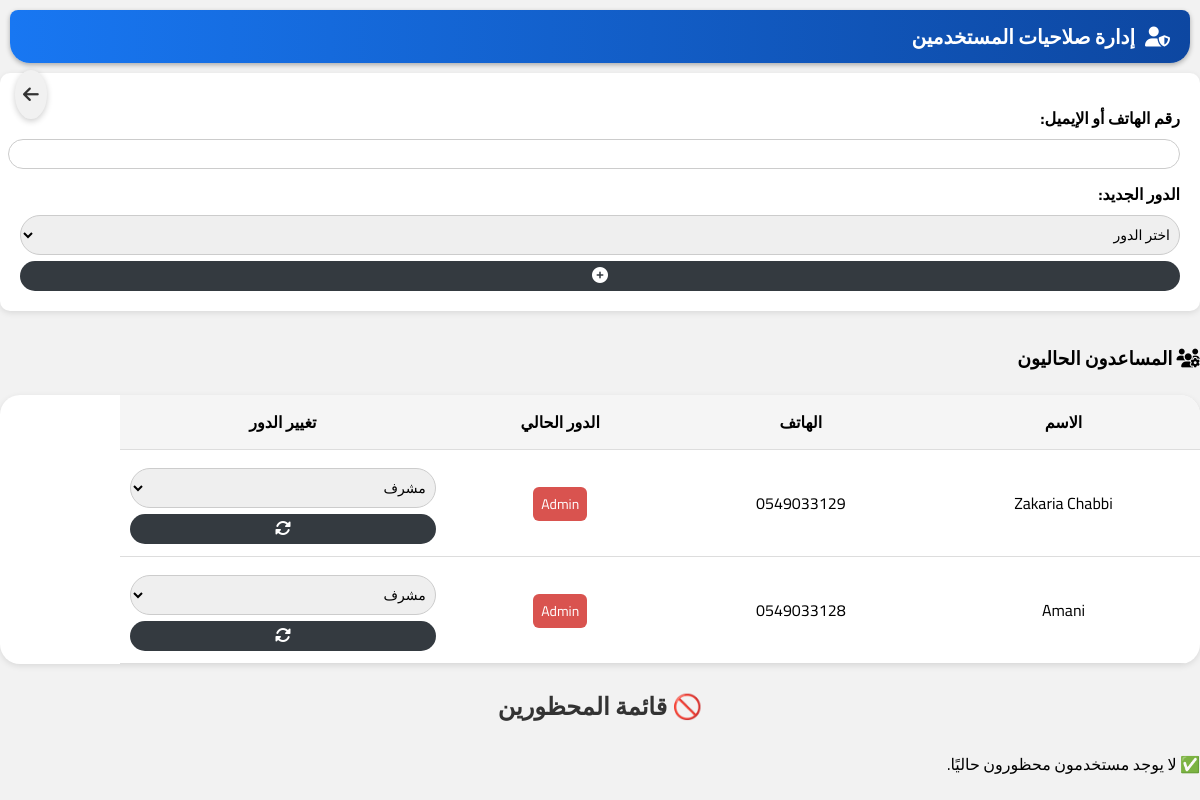
Screenshot of /manage_roles (signed in) with the database file from the repository.
### tables this page shows
CREATE TABLE users (
    id INTEGER PRIMARY KEY AUTOINCREMENT,
    name TEXT NOT NULL,
    phone TEXT UNIQUE NOT NULL,
    email TEXT UNIQUE NOT NULL,
    password TEXT NOT NULL,
    wilaya TEXT NOT NULL,
    baladiya TEXT,
    service_type TEXT NOT NULL,
    description TEXT,
    image_path TEXT,
    is_available INTEGER DEFAULT 0 CHECK(is_available IN (0, 1)),
    date_registered DATETIME DEFAULT CURRENT_TIMESTAMP,
    verification_token TEXT,
    reset_token TEXT,
    is_verified INTEGER DEFAULT 0 CHECK(is_verified IN (0, 1)),

    -- ✅ الجنس
    gender TEXT DEFAULT 'غير محدد' CHECK(gender IN ('ذكر', 'أنثى', 'غير محدد')),

    -- ✅ عرض رقم الهاتف
    show_phone INTEGER DEFAULT 1 CHECK(show_phone IN (0, 1)),

    -- خصائص الترقية
    is_upgraded INTEGER DEFAULT 0 CHECK(is_upgraded IN (0, 1)),
    upgrade_date DATETIME,
    upgrade_duration_days INTEGER DEFAULT 0,
    upgrade_code TEXT,
    is_banned INTEGER DEFAULT 0 CHECK(is_banned IN (0, 1)),

    -- صلاحية الوصول
    role TEXT DEFAULT 'user' CHECK(role IN ('admin', 'editor', 'user')),

    -- مفتاح تسجيل الدخول الخاص بالأدمن
    admin_login_key TEXT
, is_superadmin INTEGER DEFAULT 0 CHECK(is_superadmin IN (0, 1)), payment_proof_path TEXT, payment_note TEXT);

### app.py (the view, shortened to what this page needs)
@app.route('/manage_roles', methods=['GET', 'POST'])
def manage_roles():
    if session.get('role') != 'admin':
        flash("🚫 فقط المشرف (admin) يمكنه تنفيذ هذا الإجراء", "danger")
        return redirect(url_for('home'))
    conn = sqlite3.connect('database/db.sqlite')
    conn.row_factory = sqlite3.Row
    cursor = conn.cursor()
    revoke_id = request.args.get("revoke_id")
    unblock_id = request.args.get("unblock_id")
    delete_id = request.args.get("delete_id")
    cursor.execute("SELECT id, name, phone, email, role FROM users WHERE role != 'user'")
    non_user_roles = cursor.fetchall()
    cursor.execute('''
        SELECT u.id, u.name, u.phone, u.email, b.reason, b.date_blocked
        FROM block b
        JOIN users u ON u.id = b.user_id
        ORDER BY b.date_blocked DESC
    ''')
    blocked_users = cursor.fetchall()
    conn.close()
    return render_template(
        "manage_roles.html",
        non_user_roles=non_user_roles,
        blocked_users=blocked_users
    )

### templates/manage_roles.html (shortened to what this page needs)
<!DOCTYPE html>
<html lang="ar" dir="rtl">
<head>
  <link rel="stylesheet" href="https://cdnjs.cloudflare.com/ajax/libs/font-awesome/6.5.0/css/all.min.css">
</head>
<body>
<div class="header">  <i class="fas fa-user-shield"></i> إدارة صلاحيات المستخدمين
</div>
  </a><div class="left-back-icon">
  <a href="{{ url_for('home') }}" title="الرجوع إلى لوحة الإدارة">
    <i class="fas fa-arrow-left"></i>
  </a>
</div>
  <form method="POST" class="add-form">
    <label>رقم الهاتف أو الإيميل:</label>
    <input type="text" name="identifier" required placeholder>
    <label>الدور الجديد:</label>
    <select name="new_role" required>
      <option value="">اختر الدور</option>
    </select>
    <button type="submit"><i class="fas fa-plus-circle"></i></button>
  </form>
<h3><i class="fas fa-users-cog"></i> المساعدون الحاليون</h3>
<div class="table-container">
  <table>
    <thead>
      <tr>
        <th>الاسم</th>
        <th>الهاتف</th>
        <th>الدور الحالي</th>
        <th>تغيير الدور</th>
      </tr>
    </thead>
    <tbody>
      {% if non_user_roles %}
        {% for user in non_user_roles %}
        <tr>
          <td>{{ user['name'] }}</td>
          <td>{{ user['phone'] }}</td>
          <td>
            <span class="role-badge {{ user['role'] }}">{{ user['role']|capitalize }}</span>
          </td>
          <td>
            <form method="POST">
              <select name="new_role" required>
                <option value="admin" {% if user['role'] == 'admin' %}selected{% endif %}>مشرف</option>
              </select>
              <button type="submit"><i class="fas fa-sync-alt"></i></button>
            </form>
          </td>
        </tr>
        {% endfor %}
      {% else %}
        <tr><td colspan="5">لا يوجد مساعدون حاليًا.</td></tr>
      {% endif %}
    </tbody>
  </table>
</div>
<h2 class="mt-4 mb-3 text-danger">🚫 قائمة المحظورين</h2>
{% if blocked_users %}
<div class="table-responsive" style="max-height: 70vh; overflow-y: auto;">
  <table class="table table-striped table-bordered table-hover text-center align-middle">
    <thead class="table-dark sticky-top">
      <tr>
        <th>الاسم</th>
        <th>📞 الهاتف</th>
        <th>⚠️ السبب</th>
        <th>🕒 تاريخ الحظر</th>
        <th>🎯 الإجراء</th>
      </tr>
    </thead>
    <tbody>
      {% for u in blocked_users %}
        <tr>
          <td>{{ u.name }}</td>
          <td>{{ u.phone }}</td>
          <td style="max-width: 180px;">{{ u.reason or 'غير محدد' }}</td>
          <td>{{ u.date_blocked }}</td>
 <td>
  <div style="display: flex; flex-direction: column; gap: 8px;">
    <a href="{{ url_for('manage_roles', unblock_id=u.id) }}"
       class="btn btn-sm btn-outline-success w-100 text-center">
      🔓 إلغاء
    </a>
    <a href="{{ url_for('manage_roles', delete_id=u.id) }}"
       class="btn btn-sm btn-outline-danger w-100 text-center"
       onclick="return confirm('⚠️ هل أنت متأكد أنك تريد حذف هذا المستخدم نهائيًا؟');">
      🗑️
    حذف
    </a>
  </div>
</td>
        </tr>
      {% endfor %}
    </tbody>
  </table>
</div>
{% else %}
  <div class="alert alert-success text-center">✅ لا يوجد مستخدمون محظورون حاليًا.</div>
{% endif %}
</body>
</html>

### templates/manage_roles.html (style rules this page uses)
body { font-family: 'Cairo', sans-serif; margin: 0; background-color: #f2f2f2; }
h2 { text-align: center; color: #333; }
form.add-form { background-color: white; padding: 20px; border-radius: 10px; box-shadow: 0 2px 6px rgba(0,0,0,0.1); margin-bottom: 30px; }
label { display: block; margin-top: 10px; font-weight: bold; }
input, select, button { width: 100%; padding: 5px; margin-top: 6px; border-radius: 40px; border: 1px solid #ccc; font-size: 16px; }
.table-container { max-height: 600px; overflow-y: auto; overflow-x: auto; background-color: white; border-radius: 20px; padding: 0px; box-shadow: 0 2px 6px rgba(0,0,0,0.1); margin-top: 0px; }
table { width: 90%; border-collapse: collapse; min-width: 600px; padding: 10px; }
th, td { padding: 12px 10px; text-align: center; border-bottom: 1px solid #ddd; }
th { background-color: #f5f5f5; font-weight: bold; }
.role-badge { padding: 4px 8px; border-radius: 6px; color: white; font-size: 13px; }
.admin { background-color: #d9534f; }
select { padding: 5px; border-radius: 40px; font-size: 14px; font-family: 'Cairo', sans-serif; }
button { padding: 6px 10px; border-radius: 40px; background-color: #343a40; color: white; border: none; cursor: pointer; }
.role-badge { padding: 4px 8px; border-radius: 6px; font-size: 14px; color: white; }
.header { display: flex; align-items: center; gap: 10px; background-color: #f5f5f5; padding: 10px 15px; font-size: 20px; font-weight: bold; border-radius: 8px; margin: 10px; }
.left-back-icon { position: fixed; top: 70px; left: 15px; z-index: 1000; }
.left-back-icon a { display: inline-block; font-size: 18px; padding: 8px; background-color: #f1f1f1; color: #333; border-radius: 50%; text-decoration: none; box-shadow: 0 2px 6px rgba(0, 0, 0, 0.2); transition: background-color 0.2s ease; }
.header { background: linear-gradient(to right, #1877f2, #0d47a1); color: white; padding: 8px 20px; text-align: center; font-size: 20px; font-weight: bold; box-shadow: 0 2px 5px rgba(0,0,0,0.3); border-bottom-left-radius: 20px; border-bottom-right-radius: 20px; }

### rows the page displays
users: name "Zakaria Chabbi", phone "0549033129", role "Admin", new_role "مشرف"
users: name "Amani", phone "0549033128", role "Admin", new_role "مشرف"
